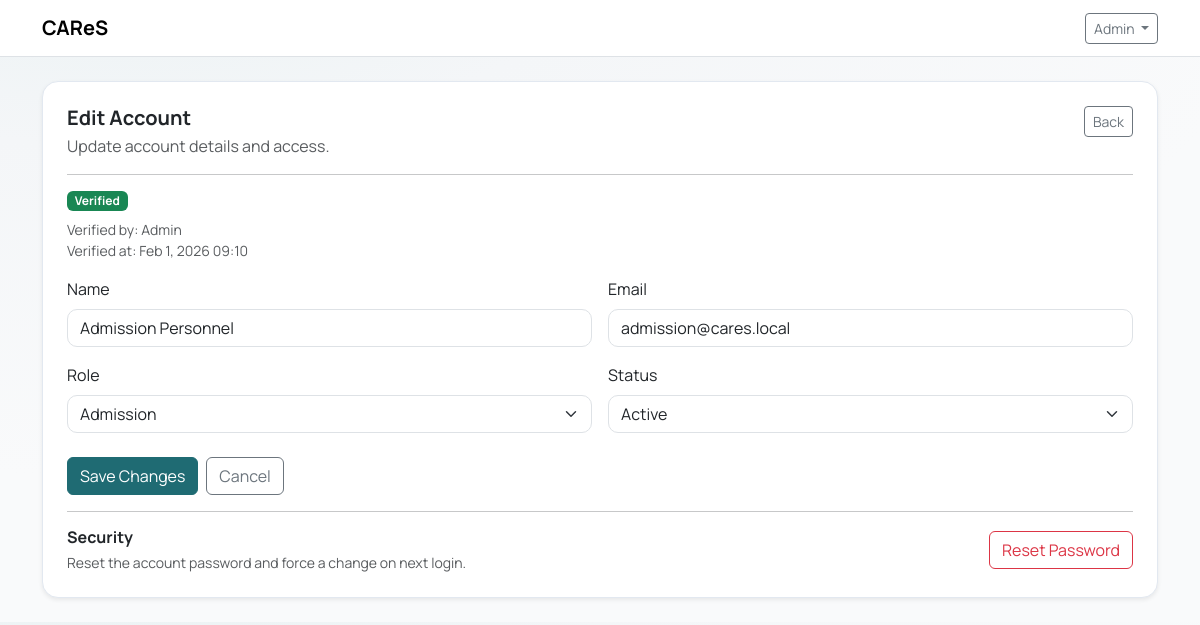
Screenshot of /administrator/accounts/edit?id=2 (signed in) with the database file from the repository.
### tables this page shows
CREATE TABLE users (
    id INT UNSIGNED AUTO_INCREMENT PRIMARY KEY,
    name VARCHAR(150) NOT NULL,
    email VARCHAR(150) NOT NULL UNIQUE,
    password VARCHAR(255) NOT NULL,
    role ENUM('administrator', 'admission') NOT NULL DEFAULT 'admission',
    account_status ENUM('pending', 'verified', 'rejected') NOT NULL DEFAULT 'verified',
    email_verified_at DATETIME NULL,
    verified_by INT UNSIGNED NULL,
    verified_at DATETIME NULL,
    rejected_by INT UNSIGNED NULL,
    rejected_at DATETIME NULL,
    rejection_reason VARCHAR(255) NULL,
    is_active TINYINT(1) NOT NULL DEFAULT 1,
    force_password_change TINYINT(1) NOT NULL DEFAULT 0,
    failed_login_attempts INT UNSIGNED NOT NULL DEFAULT 0,
    locked_until DATETIME NULL,
    is_deleted TINYINT(1) NOT NULL DEFAULT 0,
    created_by INT UNSIGNED NULL,
    updated_by INT UNSIGNED NULL,
    deleted_by INT UNSIGNED NULL,
    created_at TIMESTAMP NOT NULL DEFAULT CURRENT_TIMESTAMP,
    updated_at TIMESTAMP NULL DEFAULT NULL ON UPDATE CURRENT_TIMESTAMP,
    deleted_at DATETIME NULL,
    INDEX idx_users_role (role),
    INDEX idx_users_status (account_status),
    INDEX idx_users_active (is_active),
    INDEX idx_users_deleted (is_deleted)
);

### core/View.php (called while the page is built, shortened)
<?php
final class View
{
    public static function render(string $viewPath, array $data = []): void
    {
        require __DIR__ . '/../app/Views/layouts/main.php';
    }
}

### app/Controllers/AccountsController.php (called while the page is built, shortened)
<?php
final class AccountsController
{
    public static function edit(): void
    {
        $id = (int)($_GET['id'] ?? 0);
        $sql = "SELECT u.id,
                       u.name,
                       u.email,
                       u.role,
                       u.account_status,
                       u.rejection_reason,
                       u.is_active,
                       u.verified_at,
                       u.rejected_at,
                       v.name AS verified_by_name,
                       r.name AS rejected_by_name
                FROM users u
                LEFT JOIN users v ON v.id = u.verified_by
                LEFT JOIN users r ON r.id = u.rejected_by
                WHERE u.id = :id AND u.is_deleted = 0
                LIMIT 1";
        $st = Database::pdo()->prepare($sql);
        $st->execute([':id' => $id]);
        $user = $st->fetch();
        View::render('admin/accounts/edit', [
            'title' => 'Edit Account',
            'error' => null,
            'user' => $user,
        ]);
    }
}

### public/index.php (called while the page is built, shortened)
<?php
$router = new Router();
$uri = parse_url($_SERVER['REQUEST_URI'] ?? '/', PHP_URL_PATH) ?: '/';
$path = str_starts_with($uri, BASE_PATH) ? substr($uri, strlen(BASE_PATH)) : $uri;
$path = $path === '' ? '/' : $path;
$method = $_SERVER['REQUEST_METHOD'] ?? 'GET';
$router->get('/', fn() => redirect('/login'));
$router->get('/login', [AuthController::class, 'showLogin']);
$router->post('/login', [AuthController::class, 'login']);
$router->get('/logout', [AuthController::class, 'logout']);
$router->get('/register', [AuthController::class, 'showRegister']);
$router->post('/register', [AuthController::class, 'register']);
$router->get('/verify-email', [AuthController::class, 'showVerifyEmail']);
$router->post('/verify-email', [AuthController::class, 'verifyEmail']);
$router->post('/verify-email/resend', [AuthController::class, 'resendVerifyEmail']);
$router->get('/force-password-change', [AuthController::class, 'showForcePasswordChange']);
$router->post('/force-password-change', [AuthController::class, 'forcePasswordChange']);
$router->get('/forgot-password', [AuthController::class, 'showForgotPassword']);
$router->post('/forgot-password', [AuthController::class, 'forgotPassword']);
$router->get('/reset-password', [AuthController::class, 'showResetPassword']);
$router->post('/reset-password', [AuthController::class, 'resetPassword']);
$router->get('/admin', fn() => redirect('/administrator'));
$router->get('/guidance', fn() => redirect('/admission'));
$router->get('/administrator', [AdminController::class, 'dashboard']);
$router->get('/administrator/accounts', function () {
    RoleMiddleware::requireRole('administrator');
    AccountsController::index();
});
$router->get('/administrator/accounts/create', function () {
    RoleMiddleware::requireRole('administrator');
    AccountsController::create();
});
$router->post('/administrator/accounts/create', function () {
    RoleMiddleware::requireRole('administrator');
    AccountsController::store();
});
$router->get('/administrator/accounts/edit', function () {
    RoleMiddleware::requireRole('administrator');
    AccountsController::edit();
});
$router->post('/administrator/accounts/edit', function () {
    RoleMiddleware::requireRole('administrator');
    AccountsController::update();
});
$router->post('/administrator/accounts/toggle', function () {
    RoleMiddleware::requireRole('administrator');
    AccountsController::toggleActive();
});
$router->post('/administrator/accounts/reset-password', function () {
    RoleMiddleware::requireRole('administrator');
    AccountsController::resetPassword();
});
$router->post('/administrator/accounts/verify', function () {
    RoleMiddleware::requireRole('administrator');
    AccountsController::verify();
});
$router->post('/administrator/accounts/reject', function () {
    RoleMiddleware::requireRole('administrator');
    AccountsController::reject();
});
$router->get('/administrator/matrix', [AdminController::class, 'matrix']);
$router->post('/administrator/matrix', [AdminController::class, 'saveMatrix']);
$router->get('/administrator/scores', [AdminController::class, 'scores']);
$router->get('/administrator/results', [AdminController::class, 'results']);
$router->get('/administrator/logs', [AdminController::class, 'logs']);
$router->get('/administrator/reports', [AdminController::class, 'reports']);
$router->get('/administrator/profile', [AdminController::class, 'profile']);
$router->post('/administrator/profile', [AdminController::class, 'updateProfile']);
$router->post('/administrator/profile/password', [AdminController::class, 'updatePassword']);
$router->get('/administrator/students', function () {
    RoleMiddleware::requireRole('administrator');
    AccountsController::students();
});
$router->get('/administrator/students/create', function () {
    RoleMiddleware::requireRole('administrator');
    AccountsController::createStudent();
});
$router->post('/administrator/students/create', function () {
    RoleMiddleware::requireRole('administrator');
    AccountsController::storeStudent();
});
$router->get('/administrator/students/edit', function () {
    RoleMiddleware::requireRole('administrator');
    AccountsController::editStudent();
});
$router->post('/administrator/students/edit', function () {
    RoleMiddleware::requireRole('administrator');
    AccountsController::updateStudent();
});
$router->get('/admission', [AdmissionController::class, 'dashboard']);
$router->get('/admission/encode', [AdmissionController::class, 'encode']);
$router->get('/admission/results', [AdmissionController::class, 'results']);
$router->get('/admission/storage', [AdmissionController::class, 'storage']);
$router->get('/admission/students', [AdmissionController::class, 'students']);
$router->get('/admission/students/edit', [AdmissionController::class, 'editStudent']);
$router->post('/admission/students/edit', [AdmissionController::class, 'updateStudent']);
$router->dispatch($method, $path);

### core/Router.php (called while the page is built, shortened)
<?php
final class Router
{
    private array $routes = ['GET' => [], 'POST' => []];
    public function get(string $path, callable $handler): void
    {
        $this->routes['GET'][$path] = $handler;
    }
    public function post(string $path, callable $handler): void
    {
        $this->routes['POST'][$path] = $handler;
    }
    public function dispatch(string $method, string $path): void
    {
        $handler = $this->routes[$method][$path] ?? null;
        $handler();
    }
}

### core/Helpers.php (called while the page is built, shortened)
<?php
function e(string $value): string
{
    return htmlspecialchars($value, ENT_QUOTES, 'UTF-8');
}

### core/Database.php (called while the page is built, shortened)
<?php
final class Database
{
    private static ?PDO $pdo = null;
    public static function pdo(): PDO
    {
        $dsn = sprintf(
            'mysql:host=%s;dbname=%s;charset=%s',
            DB_HOST,
            DB_NAME,
            DB_CHARSET
        );
        $options = [
            PDO::ATTR_ERRMODE            => PDO::ERRMODE_EXCEPTION,
            PDO::ATTR_DEFAULT_FETCH_MODE => PDO::FETCH_ASSOC,
            PDO::ATTR_EMULATE_PREPARES   => false,
        ];
        try {
            self::$pdo = new PDO($dsn, DB_USER, DB_PASS, $options);
            self::$pdo->exec("SET time_zone = '+08:00'");
            return self::$pdo;
        } catch (PDOException $e) {
            if (APP_DEBUG) {
                exit('DB Error: ' . e($e->getMessage()));
            }
            exit('Database connection failed.');
        }
    }
}

### app/Views/admin/accounts/edit.php (the view, shortened to what this page needs)
<div class="card shadow-sm">
  <div class="card-body">
    <div class="d-flex align-items-start justify-content-between flex-wrap gap-2">
      <div>
        <h5 class="fw-bold mb-1">Edit Account</h5>
        <p class="text-muted mb-0">Update account details and access.</p>
      </div>
      <a class="btn btn-outline-secondary btn-sm" href="<?= e(BASE_PATH) ?>/administrator/accounts">Back</a>
    </div>
    <hr>
    <form method="post" action="<?= e(BASE_PATH) ?>/administrator/accounts/edit">
      <div class="row g-3">
        <div class="col-12">
          <?php $status = (string)($user['account_status'] ?? 'verified'); ?>
          <div class="d-flex flex-wrap align-items-center gap-2">
            <span class="badge <?= $status === 'verified' ? 'text-bg-success' : ($status === 'rejected' ? 'text-bg-danger' : 'text-bg-warning') ?>">
              <?= e(ucfirst($status)) ?>
            </span>
          </div>
          <?php if ($status === 'verified'): ?>
            <div class="mt-2 text-muted small">
              <div>Verified by: <?= e((string)($user['verified_by_name'] ?? '-')) ?></div>
              <div>Verified at: <?= e(!empty($user['verified_at']) ? date('M j, Y H:i', strtotime((string)$user['verified_at'])) : '-') ?></div>
            </div>
          <?php endif; ?>
        </div>
        <div class="col-12 col-md-6">
          <label class="form-label">Name</label>
          <input
            class="form-control"
            type="text"
            name="name"
            required
            value="<?= e((string)($user['name'] ?? '')) ?>"
            autocomplete="name">
        </div>
        <div class="col-12 col-md-6">
          <label class="form-label">Email</label>
          <input
            class="form-control"
            type="email"
            name="email"
            required
            value="<?= e((string)($user['email'] ?? '')) ?>"
            autocomplete="email">
        </div>
        <div class="col-12 col-md-6">
          <label class="form-label">Role</label>
          <?php $role = (string)($user['role'] ?? 'admission'); ?>
          <select class="form-select" name="role" required>
            <option value="admission" <?= $role === 'admission' ? 'selected' : '' ?>>Admission</option>
          </select>
        </div>
        <div class="col-12 col-md-6">
          <label class="form-label">Status</label>
          <?php $isActive = (int)($user['is_active'] ?? 1); ?>
          <select class="form-select" name="is_active" required>
            <option value="1" <?= $isActive === 1 ? 'selected' : '' ?>>Active</option>
          </select>
        </div>
      </div>
      <div class="d-flex flex-wrap gap-2 mt-4">
        <button class="btn btn-primary" type="submit">Save Changes</button>
        <a class="btn btn-outline-secondary" href="<?= e(BASE_PATH) ?>/administrator/accounts">Cancel</a>
      </div>
    </form>
    <hr>
    <div class="d-flex flex-wrap align-items-center justify-content-between gap-2">
      <div>
        <h6 class="fw-bold mb-1">Security</h6>
        <p class="text-muted small mb-0">Reset the account password and force a change on next login.</p>
      </div>
      <form method="post" action="<?= e(BASE_PATH) ?>/administrator/accounts/reset-password">
        <button class="btn btn-outline-danger" type="submit">Reset Password</button>
      </form>
    </div>
  </div>
</div>

### public/assets/app.css (style rules this page uses)
:root { --cares-primary: #1f6b73; --cares-primary-600: #17555b; --cares-accent: #f0b56a; --cares-bg: #f4f6f8; --cares-ink: #1a202c; --cares-muted: #5b6673; --cares-border: #e2e8f0; --cares-card: #ffffff; }
body.app-body { font-family: "Manrope", "Segoe UI", system-ui, -apple-system, sans-serif; background: radial-gradient(1200px 600px at 10% -20%, #e8f1f2 0%, #f4f6f8 45%, #f9fafb 100%); color: var(--cares-ink); }
a { color: var(--cares-primary); }
.card { border: 1px solid var(--cares-border); border-radius: 16px; box-shadow: 0 12px 24px rgba(15, 23, 42, 0.08); }
.card .card-body { padding: 1.5rem; }
.btn-primary { background-color: var(--cares-primary); border-color: var(--cares-primary); }
.form-control, .form-select { border-radius: 10px; }

### rows the page displays
users: account_status "Verified", users.name "Admin", verified_at "Feb 1, 2026 09:10", name "Admission Personnel", email "admission@cares.local", role "Admission", is_active "Active"

### other values shown
APP_NAME "CAReS"
$_SESSION['name'] "Admin"
